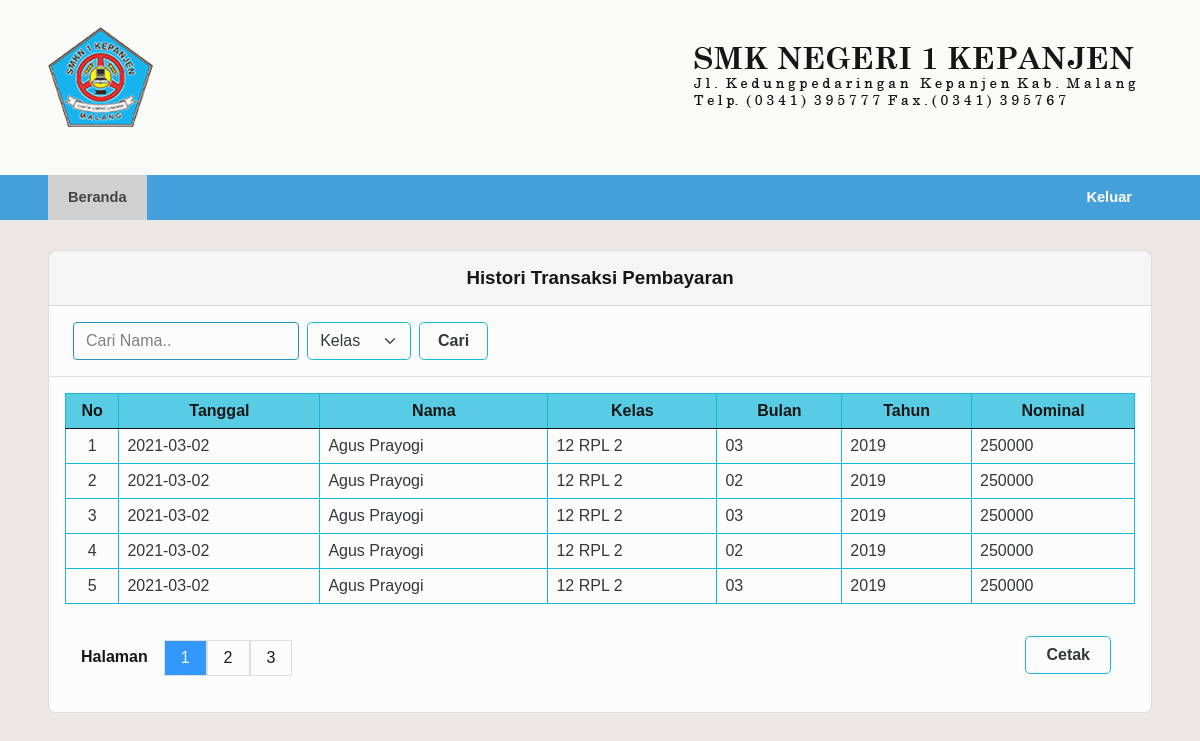
/siswa/index.php?p=home (signed in), run on the app's committed database.
### tables this page shows
CREATE TABLE `pembayaran` (
  `id_pembayaran` int(11) NOT NULL,
  `id_petugas` int(11) NOT NULL,
  `nisn` char(10) NOT NULL,
  `tgl_bayar` date NOT NULL,
  `bulan_dibayar` varchar(8) NOT NULL,
  `tahun_dibayar` varchar(4) NOT NULL,
  `id_spp` int(11) NOT NULL,
  `jumlah_bayar` int(11) NOT NULL
);

CREATE TABLE `siswa` (
  `nisn` char(10) NOT NULL,
  `nama` varchar(35) NOT NULL,
  `id_kelas` int(11) NOT NULL,
  `alamat` text NOT NULL,
  `no_telp` varchar(13) NOT NULL,
  `id_spp` int(11) NOT NULL
);

CREATE TABLE `kelas` (
  `id_kelas` int(11) NOT NULL,
  `nama_kelas` varchar(10) NOT NULL,
  `kopetensi_keahlian` varchar(50) NOT NULL
);

### function.php (called while the page is built, shortened)
<?php
$conn = mysqli_connect("localhost", "root", "", "spp");
function query($query)
{
  global $conn;
  $result = mysqli_query($conn, $query);
  $rows = [];
  while ($row = mysqli_fetch_assoc($result)) {
    $rows[] = $row;
  }
  return $rows;
}

### siswa/home.php (the view, shortened to what this page needs)
<?php
$uid = $_SESSION['username'];
if (isset($_GET['cari'])) {
  $cari = $_GET['cari'];
  $str = "SELECT * FROM pembayaran as a JOIN siswa as b ON a.nisn = b.nisn JOIN kelas as c ON b.id_kelas = c.id_kelas WHERE a.nisn = '$uid' b.nama LIKE '%$cari%' ";
  if (isset($_GET['kelas'])) {
    $kelas = $_GET['kelas'];
    $str .= $kelas != "" ? "AND b.id_kelas = '$kelas' " : " ";
  }
  $query = query($str);
} else {
  $query = query("SELECT * FROM pembayaran as a JOIN siswa as b ON a.nisn = b.nisn JOIN kelas as c ON b.id_kelas = c.id_kelas WHERE a.nisn = '$uid'");
}
$baris = 5;
$jum = count($query);
$page = ceil($jum / $baris);
$limit = 0;
if (isset($_GET['cari'])) {
  $query = query($str . "ORDER BY id_pembayaran DESC LIMIT " . $limit . "," . $baris);
} else {
  $query = query("SELECT * FROM pembayaran as a JOIN siswa as b ON a.nisn = b.nisn JOIN kelas as c ON b.id_kelas = c.id_kelas Where a.nisn = '$uid' ORDER BY id_pembayaran DESC LIMIT " . $limit . "," . $baris);
}
?>
<div class="card">
  <div class="card-header">
    <h3 class="t-center">Histori Transaksi Pembayaran</h4>
  </div>
  <div class="card-header bg-white">
    <div class="row mx-2">
      <form class="col-sm-8  col-xl-5 row" action="index.php" method="get">
        <input placeholder="Cari Nama.." type="text" name="cari" class="input-form col">
        <select name="kelas" id="cari-kelas" class="input-select col-xl-3 mx-2">
          <option value="">Kelas</option>
        </select>
        <button class="btn col-md-4 col-xl-2" type="submit">
          Cari
        </button>
      </form>
    </div>
  </div>
  <div class="card-body">
    <table class="table table-responsive">
      <thead>
        <tr class="table-blue">
          <th>No</th>
          <th>Tanggal</th>
          <th>Nama</th>
          <th>Kelas</th>
          <th>Bulan</th>
          <th>Tahun</th>
          <th>Nominal</th>
        </tr>
      </thead>
      <tbody>
        <?php
        $i = $limit + 1;
        foreach ($query as $key => $isi) : ?>
          <tr>
            <td><?= $i++; ?></td>
            <td><?= $isi['tgl_bayar']; ?></td>
            <td><?= $isi['nama']; ?></td>
            <td><?= $isi['nama_kelas'] . " " . $isi['kopetensi_keahlian']; ?></td>
            <td><?= $isi['bulan_dibayar']; ?></td>
            <td><?= $isi['tahun_dibayar']; ?></td>
            <td><?= $isi['jumlah_bayar']; ?></td>
          </tr>
        <?php endforeach; ?>
      </tbody>
    </table>
    <div class="row">
      <div class="page col">
        <h4>Halaman</h4>
        <div class="pagination" id="pagination">
          <?php
          $page = $page == 0 ? 1 : $page;
          for ($i = 1; $i <= $page; $i++) : ?>
            <a href="index.php?p=siswa&l=<?= $i; ?>"><?= $i; ?></a>
          <?php endfor; ?>
        </div>
      </div>
      <div class="col-2 t-right">
        <button onclick="printDiv('print-area')" class="btn mt-3 mr-4">
          Cetak
        </button>
      </div>
    </div>
  </div>
</div>

### assets/css/style.css (style rules this page uses)
table { border-collapse: collapse; border-spacing: 0; }
* { margin: 0; padding: 0; box-sizing: border-box; outline: none; text-decoration: none; font-family: 'Josefin Sans', sans-serif; }
body { width: 100%; height: 100%; background-size: cover; background-repeat: no-repeat; opacity: 0.9; }
body { background-color: #ece8e5; }
.active { background-color: #cecece; color: #333; }
.card { position: relative; display: flex; flex-direction: column; min-width: 0; word-wrap: break-word; background-color: #fff; background-clip: border-box; border: 1px solid rgba(0, 0, 0, 0.125); border-radius: 0.5rem; }
.card-body { flex: 1 1 auto; padding: 1rem 1rem; }
.card-header { padding: 1rem 1rem; margin-bottom: 0; background-color: rgba(0, 0, 0, 0.03); border-bottom: 1px solid rgba(0, 0, 0, 0.125); }
.card-header:first-child { border-radius: calc(0.25rem - 1px) calc(0.25rem - 1px) 0 0; }
.input-form { width: 100%; padding: 0.375rem 0.75rem; font-size: 1rem; font-weight: 400; line-height: 1.5; color: #212529; background-color: #fff; background-clip: padding-box; border: 1px solid #118ab2; -webkit-appearance: none; -moz-appearance: none; appearance: none; border-radius: 0.25rem; transition: border-color 0.15s ease-in-out, box-shadow 0.15s ease-in-out; }
.input-select { width: 100%; padding: 0.375rem 0.75rem; font-size: 1rem; font-weight: 400; line-height: 1.5; color: #212529; background-color: #fff; background-repeat: no-repeat; background-position: right 0.75rem center; background-size: 16px 12px; border: 1px solid #00b4d8; border-radius: 0.3rem; -webkit-appearance: none; -moz-appearance: none; appearance: none; }
.btn { line-height: 1.5; color: #212529; text-align: center; text-decoration: none; vertical-align: middle; cursor: pointer; -webkit-user-select: none; -moz-user-select: none; user-select: none; background-color: white; border: 1.5px solid #00b4d8; padding: 0.375rem 1.25rem; font-size: 1rem; font-weight: 600; border-radius: 0.3rem; transition: color 0.15s ease-in-out, background-color 0.15s ease-in-out, border-color 0.15s ease-in-out, box-shadow 0.15s ease-in-out; }
table, th, td { border: 1px solid #00b4d8; border-collapse: collapse; }
.table { width: 100%; margin-bottom: 1rem; color: #212529; vertical-align: top; border-color: #dee2e6; }
.table> :not(caption)>*>* { padding: 0.5rem 0.5rem; background-color: var(--bs-table-bg); border-bottom-width: 1px; box-shadow: inset 0 0 0 9999px var(--bs-table-accent-bg); }
.table>tbody { vertical-align: inherit; }
.table>thead { vertical-align: bottom; }
.table> :not(:last-child)> :last-child>* { border-bottom-color: currentColor; }
td:first-child, th:first-child { width: 5%; text-align: center; align-items: center; }
.table-responsive { overflow-x: auto; -webkit-overflow-scrolling: touch; }
.table-blue { background-color: #48cae4; color: #000; border-color: #00b4d8; }
.t-center { text-align: center !important; }
.t-right { text-align: right !important; }
.row { --bs-gutter-x: 1.5rem; --bs-gutter-y: 0; display: flex; flex-wrap: wrap; margin-top: calc(var(--bs-gutter-y) * -1); margin-right: calc(var(--bs-gutter-x) / -2); margin-left: calc(var(--bs-gutter-x) / -2); }
.row>* { flex-shrink: 0; width: 100%; max-width: 100%; padding-right: calc(var(--bs-gutter-x) / 2); padding-left: calc(var(--bs-gutter-x) / 2); margin-top: var(--bs-gutter-y); }
.col { flex: 1 0 0%; }
.col-2 { flex: 0 0 auto; width: 16.6666666667%; }
@media (min-width: 576px) { .col-sm-8 { flex: 0 0 auto; width: 66.6666666667%; } }
@media (min-width: 768px) { .col-md-4 { flex: 0 0 auto; width: 33.3333333333%; } }
@media (min-width: 1200px) { .col-xl-2 { flex: 0 0 auto; width: 16.6666666667%; } }
@media (min-width: 1200px) { .col-xl-3 { flex: 0 0 auto; width: 25%; } }
@media (min-width: 1200px) { .col-xl-5 { flex: 0 0 auto; width: 41.6666666667%; } }
.mx-2 { margin-right: 0.5rem !important; margin-left: 0.5rem !important; }
.mt-3 { margin-top: 1rem !important; }
.mr-4 { margin-right: 1.5rem !important; }
.bg-white { background-color: white; }
.page { margin: 20px 0px; }
.page h4 { color: black; float: left; padding: 8px 16px; transition: background-color .3s; }
.pagination a { color: black; float: left; padding: 8px 16px; text-decoration: none; transition: background-color .3s; border: 1px solid #ddd; margin: 0; }
.pagination a.active { background-color: dodgerblue; color: white; }

### data on the page
pembayaran: tgl_bayar "2021-03-02", nisn.nama "Agus Prayogi", kelas.nama_kelas "12", kelas.kopetensi_keahlian "RPL 2", bulan_dibayar "03", tahun_dibayar "2019", jumlah_bayar "250000"
pembayaran: tgl_bayar "2021-03-02", nisn.nama "Agus Prayogi", kelas.nama_kelas "12", kelas.kopetensi_keahlian "RPL 2", bulan_dibayar "02", tahun_dibayar "2019", jumlah_bayar "250000"
pembayaran: tgl_bayar "2021-03-02", nisn.nama "Agus Prayogi", kelas.nama_kelas "12", kelas.kopetensi_keahlian "RPL 2", bulan_dibayar "03", tahun_dibayar "2019", jumlah_bayar "250000"
pembayaran: tgl_bayar "2021-03-02", nisn.nama "Agus Prayogi", kelas.nama_kelas "12", kelas.kopetensi_keahlian "RPL 2", bulan_dibayar "02", tahun_dibayar "2019", jumlah_bayar "250000"
pembayaran: tgl_bayar "2021-03-02", nisn.nama "Agus Prayogi", kelas.nama_kelas "12", kelas.kopetensi_keahlian "RPL 2", bulan_dibayar "03", tahun_dibayar "2019", jumlah_bayar "250000"
